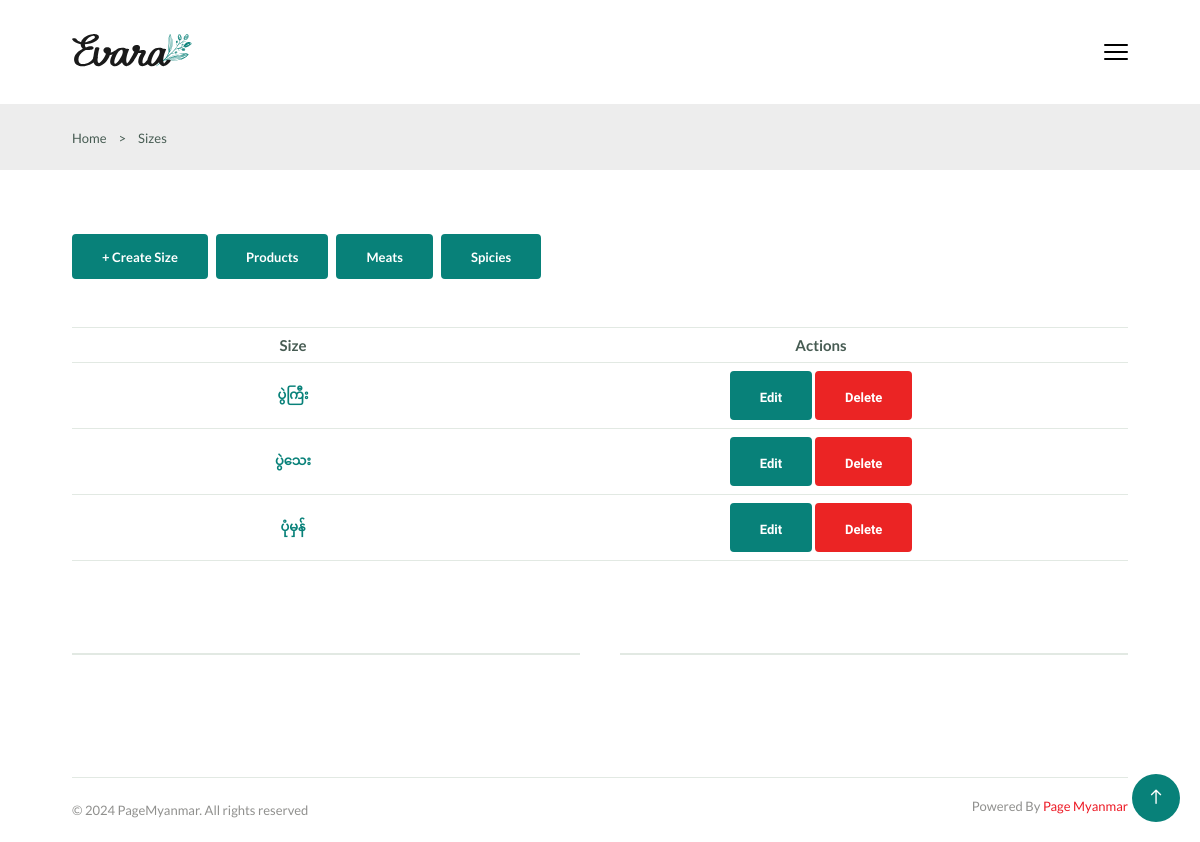
Screenshot of /sizes/ (signed in) with the database file from the repository.
### app/models.py (models this page shows)
class SizeModel(models.Model):
    name = models.CharField(max_length=200)
    created_at = models.DateTimeField(auto_now_add=True)
    updated_at = models.DateTimeField(auto_now=True)

### app/views.py (the view)
# urls.py: path('sizes/',Sizes),
@login_required(login_url=settings.LOGIN_URL)
@role_permission_required('app.view_sizemodel')
def Sizes(request):
    sizes = SizeModel.objects.all()
    context = {
        'sizes':sizes
    }
    return render(request, 'sizes.html', context)

### app/context_processors.py (called while the page is built, shortened)
def Counts(request):
    table_id = request.resolver_match.kwargs.get('id')  # Get `id` from the URL kwargs
    return {
        'cart_count': 0,
    }

### app/templatetags/custom_permissions.py (called while the page is built)
@register.filter
def has_role_permission(user, permission_codename):
    if user.is_authenticated and hasattr(user, 'has_permission'):
        return user.has_permission(permission_codename)
    return False

### authentication/models.py (called while the page is built)
    def has_permission(self, perm_codename):
        if self.role:
            return self.role.permissions.filter(codename=perm_codename).exists()
        return False

### templates/sizes.html (shortened to what this page needs)
{% extends 'components/base.html' %}
{% block body %}
{% load custom_permissions %}
<section class="breadcrumb">
    <ul class="breadcrumb__list flex container">
        <li><a href="/" class="breadcrumb__link">Home</a></li>
        <li><span class="breadcrumb__link">></span></li>
        <li><span class="breadcrumb__link">Sizes</span></li>
    </ul>
</section>
<section class="cart section--lg container">
    {% if request.user|has_role_permission:'add_productmodel' %}
    <div class="flex" style="margin-bottom: 3rem;">
        <button onclick="window.location.href='/create-size/'"class="btn btn--md">+ Create Size</button>
        <button onclick="window.location.href='/products/'" class="btn btn--md">Products</button>
        <button onclick="window.location.href='/meats/'" class="btn btn--md">Meats</button>
        <button onclick="window.location.href='/spicies/'" class="btn btn--md">Spicies</button>
    </div>
    {% endif %}
    <div class="table__container">
        <table class="table">
            <tr>
                <th>Size</th>
                {% if request.user|has_role_permission:'change_sizemodel' and request.user|has_role_permission:'delete_sizemodel' %}
                <th style="width: 300px;">Actions</th>
                {% endif %}
            </tr>
            {% for size in sizes %}
            <tr>
                <td>
                    <h3 style="white-space: nowrap;" class="table__title">{{size.name}}</h3>
                </td>
                {% if request.user|has_role_permission:'change_sizemodel' and request.user|has_role_permission:'delete_sizemodel' %}
                <td style="width: 300px;">
                    <a href="/update-size/{{size.id}}/" class="btn btn-es">Edit</a>
                    <a href="/delete-size/{{size.id}}/" class="btn btn-es delete">Delete</a>
                </td>
                {% endif %}
            </tr>
            {% endfor %}
        </table>
    </div>
    <div class="divider">
        <i class="fi fi-rs-fingerprint"></i>
    </div>
</section>
{% endblock %}

### static/css/style.css (style rules this page uses)
:root { --header-height: 4rem; --first-color: hsl(176, 88%, 27%); --first-color-alt: hsl(129, 44%, 94%); --second-color: hsl(34, 94%, 87%); --title-color: hsl(0, 0%, 13%); --text-color: hsl(154, 13%, 32%); --text-color-light: hsl(60, 1%, 56%); --body-color: hsl(0, 0%, 100%); --container-color: hsl(0, 0%, 93%); --border-color: hsl(129, 36%, 85%); --border-color-alt: hsl(133, 15%, 90%); --delete-color: hsl(0, 83%, 53%); --image-bg-color: #f1f1f1; --body-font: 'Lato', sans-serif; --second-font: 'Spartan', sans-serif; --big-font-size: 3.5rem; --h1-font-size: 2.75rem; --h2-font-size: 2rem; --h3-font-size: 1.75rem; --h4-font-size: 1.375rem; --large-font-size: 1.125rem; --normal-font-size: 1rem; --small-font-size: 0.875rem; --smaller-font-size: 0.75rem; --tiny-font-size: 0.6875rem; --weight-400: 400; --weight-500: 500; --weight-600: 600; --weight-700: 700; --transition: cubic-bezier(0, 0, 0.05, 1); --transition-ease-in-out: all 0.3s ease-in-out; }
@media screen and (max-width: 1200px) { :root { --big-font-size: 2.25rem; --h1-font-size: 2rem; --h2-font-size: 1.375rem; --h3-font-size: 1.25rem; --h4-font-size: 1.125rem; --large-font-size: 1rem; --normal-font-size: 0.9375rem; --small-font-size: 0.8125rem; --smaller-font-size: 0.6875rem; --tiny-font-size: 0.625rem; } }
* { margin: 0; padding: 0; box-sizing: border-box; }
input, textarea, select, body { color: var(--text-color); font-family: var(--body-font); font-size: var(--normal-font-size); font-weight: var(--weight-400); }
body { background-color: var(--body-color); }
h1, h2, h3, h4 { font-family: var(--second-font); color: var(--title-color); font-weight: var(--weight-600); }
ul { list-style: none; }
a { text-decoration: none; }
button, label { cursor: pointer; }
button, textarea, input, select { background-color: transparent; border: none; outline: none; }
table { width: 100%; border-collapse: collapse; }
.container { max-width: 1440px; margin-inline: auto; padding-inline: .75rem; }
.section--lg { padding-block: 4rem; }
.btn, .swal2-confirm, .swal2-cancel { display: inline-block; background: var(--first-color); border: 2px solid var(--first-color); color: var(--body-color); padding-inline: 1.75rem; height: 49px; line-height: 49px; border-radius: .25rem; font-family: var(--second-font); font-size: var(--small-font-size); font-weight: var(--weight-700); transition: all 0.4s var(--transition); }
.btn--md, .btn--sm, .btn--es { font-family: var(--body-font); }
.btn--md { height: 45px; line-height: 42px; }
.delete, .swal2-cancel { background-color: var(--delete-color); border-color: var(--delete-color); }
.flex { display: flex; align-items: center; column-gap: 0.5rem; }
.breadcrumb { background-color: var(--container-color); padding-block: 1.5rem; }
.breadcrumb__list { column-gap: 0.75rem; }
.breadcrumb__link { color: var(--text-color); font-size: var(--small-font-size); }
.table__container { overflow-x: auto; }
.table { table-layout: fixed; margin-bottom: 2rem; }
.table tr { border-top: 1px solid var(--border-color-alt); }
.table tr:last-child { border-bottom: 1px solid var(--border-color-alt); }
.table tr th:nth-child(1), .table tr td:nth-child(1) { width: 216px; }
.table tr th:nth-child(2), .table tr td:nth-child(2) { width: 400px; }
.table tr th, .table tr td { padding: 0.5rem; text-align: center; }
.table__title, .table__description, .table__price, .table__subtotal, .table__trash, .table__stock { font-size: var(--small-font-size); }
.table__title, .table__stock { color: var(--first-color); }
.divider { position: relative; text-align: center; margin-block: 3rem; }
.divider::before { content: ''; position: absolute; top: 50%; left: 0; width: 100%; border-top: 2px solid var(--border-color-alt); }
.divider i { color: var(--text-color-light); background-color: var(--body-color); font-size: 1.25rem; padding-inline: 1.25rem; position: relative; z-index: 10; }
@media screen and (max-width: 1520px) { .container { max-width: 1260px; } }
@media screen and (max-width: 1320px) { .container { max-width: 1080px; } }

### rows the page displays
SizeModel: name "ပွဲကြီး"
SizeModel: name "ပွဲသေး"
SizeModel: name "ပုံမှန်"
